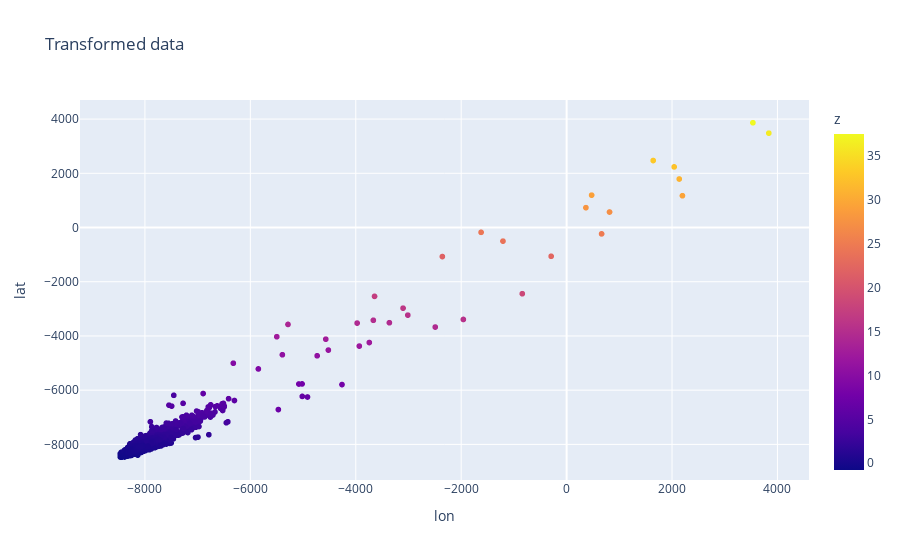

The notebook cell this image was saved under:
### Code cell
trans_df = pd.DataFrame(trans, columns=['lon', 'lat', 'z'])
px.scatter(trans_df, x='lon', y='lat', color='z', title='Transformed data').show()

### Figure 1 — Plotly figure (JSON) as saved in the notebook; plotly's stock layout.template omitted (floating-point values rounded to 4 significant figures; data arrays with more than 128 entries replaced by an {"elided": "..."} marker saying what was removed)
{"data": [{"hovertemplate": "lon=%{x}<br>lat=%{y}<br>z=%{marker.color}<extra></extra>", "legendgroup": "", "marker": {"color": {"elided": "20736 float values"}, "coloraxis": "coloraxis", "symbol": "circle"}, "mode": "markers", "name": "", "showlegend": false, "type": "scattergl", "x": {"elided": "20736 float values"}, "xaxis": "x", "y": {"elided": "20736 float values"}, "yaxis": "y"}], "layout": {"coloraxis": {"colorbar": {"title": {"text": "z"}}, "colorscale": [[0, "#0d0887"], [0.1111, "#46039f"], [0.2222, "#7201a8"], [0.3333, "#9c179e"], [0.4444, "#bd3786"], [0.5556, "#d8576b"], [0.6667, "#ed7953"], [0.7778, "#fb9f3a"], [0.8889, "#fdca26"], [1, "#f0f921"]]}, "legend": {"tracegroupgap": 0}, "title": {"text": "Transformed data"}, "xaxis": {"anchor": "y", "domain": [0, 1], "title": {"text": "lon"}}, "yaxis": {"anchor": "x", "domain": [0, 1], "title": {"text": "lat"}}}}
